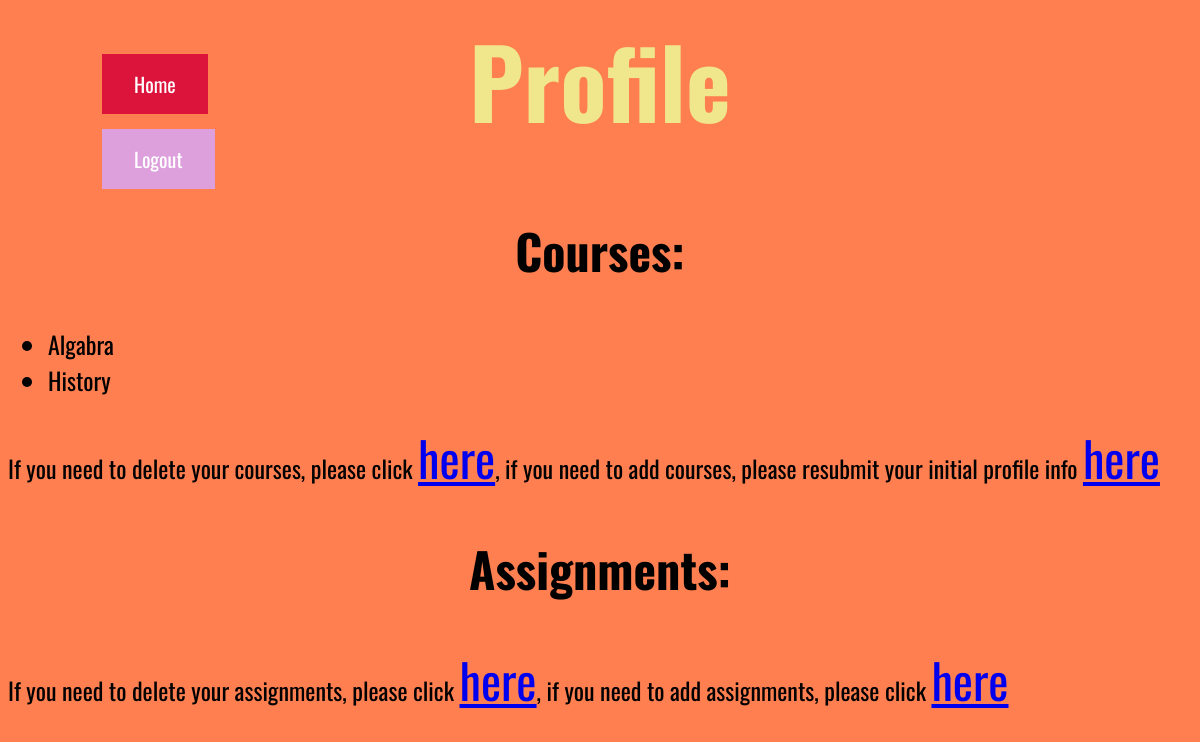
The app's page /scheduler/profile (signed in), older data.
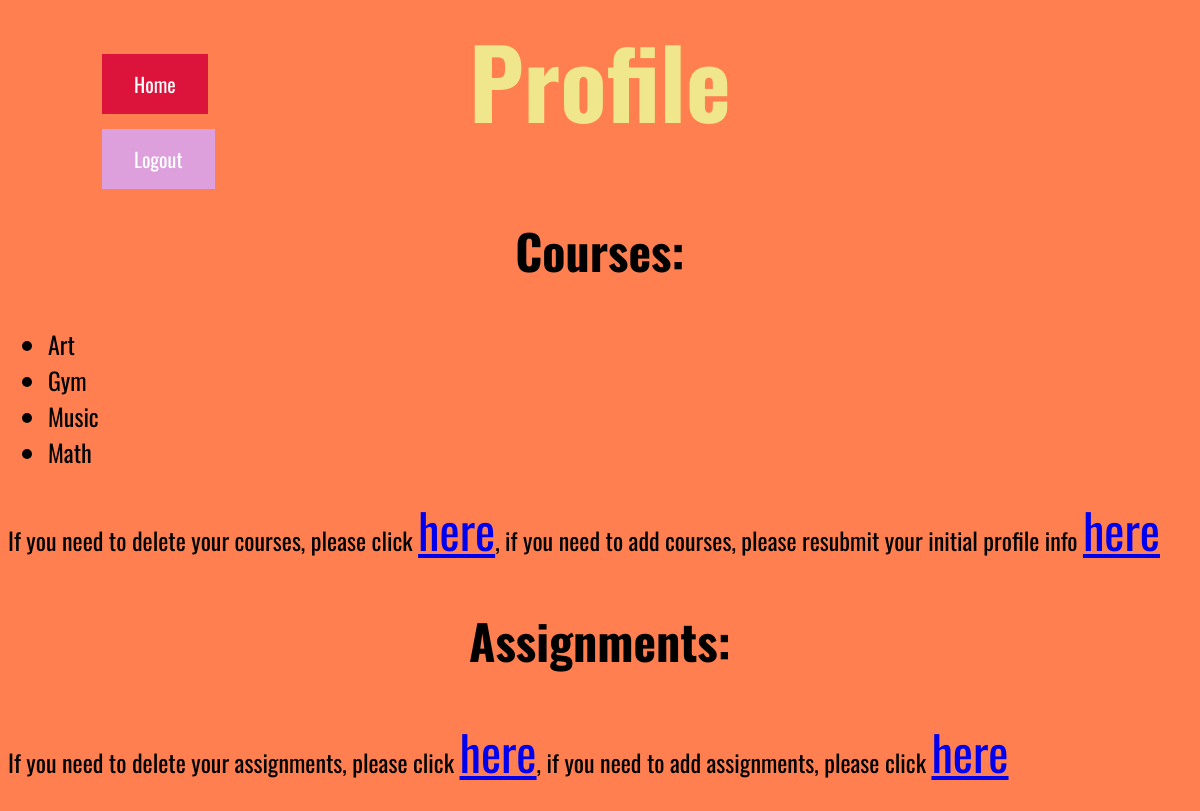
The same page, newer data.
### scheduler/models.py (models this page shows)
class Course(models.Model):
    user = models.ForeignKey(User, on_delete=models.CASCADE)
    coursename = models.CharField(max_length=50, blank=True)

### scheduler/views.py (the view)
# urls.py: path('profile', views.profile, name = 'profile'),
@login_required(login_url='/scheduler/')
def profile(request):
    today = datetime.today()
    context = {
        'course_name_list': request.user.course_set.all(),
        'course_name_count': request.user.course_set.count(),
        'assignment_list': request.user.assignment_set.filter(deadline__gte=today).order_by('deadline'),
    }
    return render(request, 'scheduler/profile.html', context)

### scheduler/templates/scheduler/profile.html (shortened to what this page needs)
{% load static %}
<link rel="stylesheet" type="text/css" href="{% static 'scheduler/style.css' %}">
<h1>Profile</h1>
<h2>
Courses:
</h2>
<ul>
{% for course in course_name_list %}
<li>{{course.coursename}}</li>
{% endfor %}
</ul>
<p>If you need to delete your courses, please click <a href ="{% url 'edit_courses' %}">here</a>, if you need to add courses, please resubmit your initial profile info <a href ="{% url 'goals' %}">here</a></p>
<h2>
Assignments:
</h2>
<p>If you need to delete your assignments, please click <a href ="{% url 'edit_assignments' %}">here</a>, if you need to add assignments, please click <a href ="{% url 'assignments' %}">here</a></p>
<a href="{% url 'scheduler' %}"><button type="button" style="position: absolute;left: 100px;top: 50px;
background-color: #DC143C;
border: none;
color: white;
padding: 15px 32px;
text-align: center;
text-decoration: none;
display: inline-block;
font-size: 20px;
font-family: Oswald;
margin: 4px 2px;
cursor: pointer;"> Home </button></a>
{% if user.is_authenticated %}
<a href="#" onClick="document.getElementById('logoutform').submit()"><button type="button" style="position: absolute;left: 100px;top: 125px;
background-color: #DDA0DD;
border: none;
color: white;
padding: 15px 32px;
text-align: center;
text-decoration: none;
display: inline-block;
font-size: 20px;
font-family: Oswald;
margin: 4px 2px;
cursor: pointer;">Logout</button></a>
{% endif %}

Row changes from the older to the newer data that the page shows:
removed Course: coursename "Algabra"
removed Course: coursename "History"
added Course: coursename "Art"
added Course: coursename "Gym"
added Course: coursename "Music"
added Course: coursename "Math"
